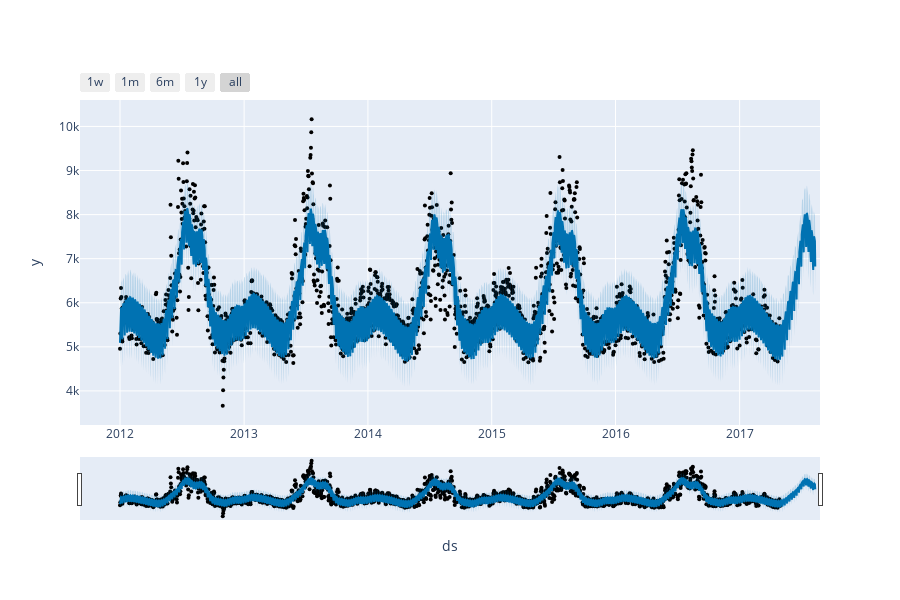

The notebook cell saved with this chart:
### Code cell
fig = plot_plotly(m, forecast)  # This returns a plotly Figure
fig

### Figure 1 — Plotly figure (JSON) as saved in the notebook; plotly's stock layout.template omitted (floating-point values rounded to 4 significant figures; data arrays with more than 128 entries replaced by an {"elided": "..."} marker saying what was removed)
{"data": [{"marker": {"color": "black", "size": 4}, "mode": "markers", "name": "Actual", "type": "scatter", "x": {"elided": "1947 str values"}, "y": {"elided": "1947 float values"}}, {"hoverinfo": "skip", "line": {"width": 0}, "mode": "lines", "type": "scatter", "x": {"elided": "2051 str values"}, "y": {"elided": "2051 float values"}}, {"fill": "tonexty", "fillcolor": "rgba(0, 114, 178, 0.2)", "line": {"color": "#0072B2", "width": 2}, "mode": "lines", "name": "Predicted", "type": "scatter", "x": {"elided": "2051 str values"}, "y": {"elided": "2051 float values"}}, {"fill": "tonexty", "fillcolor": "rgba(0, 114, 178, 0.2)", "hoverinfo": "skip", "line": {"width": 0}, "mode": "lines", "type": "scatter", "x": {"elided": "2051 str values"}, "y": {"elided": "2051 float values"}}], "layout": {"height": 600, "showlegend": false, "width": 900, "xaxis": {"rangeselector": {"buttons": [{"count": 7, "label": "1w", "step": "day", "stepmode": "backward"}, {"count": 1, "label": "1m", "step": "month", "stepmode": "backward"}, {"count": 6, "label": "6m", "step": "month", "stepmode": "backward"}, {"count": 1, "label": "1y", "step": "year", "stepmode": "backward"}, {"step": "all"}]}, "rangeslider": {"visible": true}, "title": {"text": "ds"}, "type": "date"}, "yaxis": {"title": {"text": "y"}}}}
